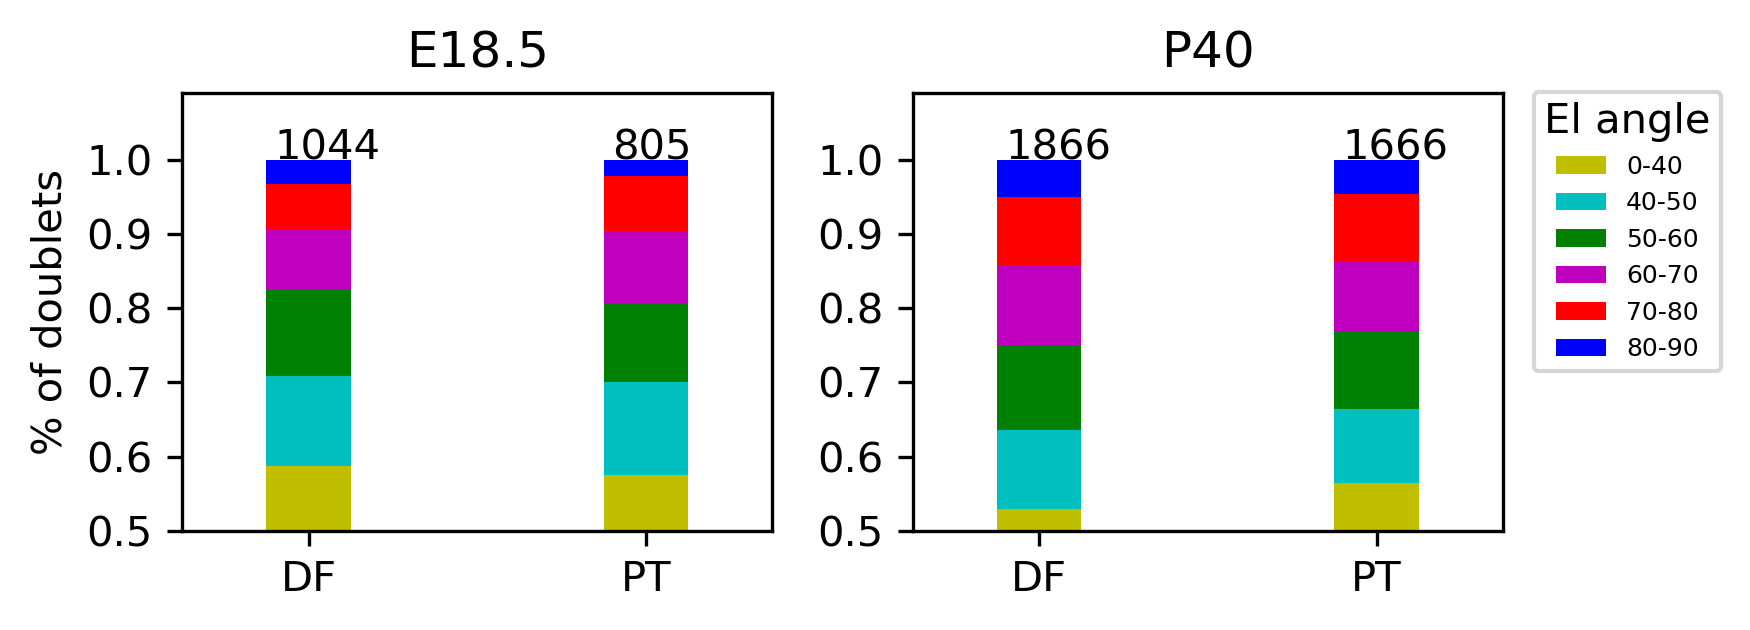

The script that saved this image:

import pandas as pd
import matplotlib.pyplot as plt
import numpy as np
import scipy.stats as stats
from scipy.optimize import curve_fit
from scipy.stats import genextreme as gev



def find_cluster_column_index(clusize,el_fraction):

	X=np.unique(clusize)	
	Y=[]
	Z=[]
	Z0=[]
	for i in range(len(X)):
		temp=[]
		for j in range(len(clusize)):
			if clusize[j]==X[i]:
				temp.append(el_fraction[j])
		a=np.mean(temp)
		b=np.mean(temp,axis=0)
		#print(a,b)		
		Y.append(np.mean(temp,axis=0))
		Z.append(np.std(temp,axis=0))
		Z0.append(0)
	stds=[Z0,Z]
	Y=np.array(Y)

	index1=[]
	index2=[]
	index3=[]
	index4=[]
	index5=[]
	index6=[]
	for i in range(len(X)):
		if X[i]<=5:
			index1.append(i)
		if (X[i]>5)&(X[i]<=10):
			index2.append(i)
		if (X[i]>10)&(X[i]<=20):
			index3.append(i)
		if (X[i]>20)&(X[i]<=50):
			index4.append(i)
		if (X[i]>50)&(X[i]<=100):	
			index5.append(i)
		if X[i]>100:
			index6.append(i)	
			
	a1=np.mean(Y[index1],axis=0)
	a2=np.mean(Y[index2],axis=0)
	a3=np.mean(Y[index3],axis=0)
	a4=np.mean(Y[index4],axis=0)
	a5=np.mean(Y[index5],axis=0)
	
	a6=np.mean(Y,axis=0)
	YY=np.array([a6])	
	return YY,Y,Z	


def plot_everything(datapath,PD_PC1_file):

	PD_PC1={} 
	#0 means clusters and 90 means columns 
	
	for fi in range(len(PD_PC1_file)):
		fname=datapath+PD_PC1_file[fi]
		data=pd.read_csv(fname,sep=',',header=None)
		data=data.to_numpy()
		for i in range(data.shape[0]):
			#0 column is PD-PC1, 1 column is clone, 2nd column is section 
			name=str(fi+1)+'#'+str(i+1)  
			PD_PC1[name]=data[i,0]
		#print(data.shape,len(PD_PC1))
		

	data=pd.read_csv(datapath+'spherical_coordinate.txt',sep='\t',header=None)
	#data=pd.read_csv('Embryo/spherical_coordinate12.txt',sep='\t',header=None)

	data=data.to_numpy()
	#print(data.shape)

	factor=180/np.pi
	EL=data[:,2]*factor
	
	count=0
	total=0
	d={}

	clusize1=[]
	el_fraction1=[]
	clusize2=[]
	el_fraction2=[]
	
	
	newid=np.zeros((len(data)),dtype=object)
	for i in range(len(data)):
		newid[i]=str(int(data[i,0]))+'-'+str(data[i,4])[0]
	
	
	#cid=np.unique(data[:,0])
	cid=np.unique(newid)
	print('ankur',len(cid))
	
	bininterval=[0,40,50,60,70,80,92]
	
	for k in range(len(cid)):
		index=np.where(newid==cid[k])
		#print(index[0])
		myEL=abs(EL[index[0]])
		mydata=data[index[0]]
	
		temptotal=0
		tempcount=np.zeros(len(bininterval)-1)
		dnoc={}
		for i in range(len(myEL)):
			name=str(mydata[i,4])+'#'+str(mydata[i,5])
			tname=str(mydata[i,4])[0]+'#'+str(int(mydata[i,0]))
			value=PD_PC1[tname]
			if name not in d:
					d[name]=1
					total+=1
					temptotal+=1
					for j in range(1,len(bininterval)):
						if (myEL[i]>=bininterval[j-1])&(myEL[i]<bininterval[j]) :
							count+=1
							tempcount[j-1]+=1
					
			dnoc[mydata[i,4]]=1
			dnoc[mydata[i,5]]=1


		if (value>=0)&(value<91):
			el_fraction1.append(tempcount/temptotal)
			clusize1.append(len(dnoc))	
		else:
			el_fraction2.append(tempcount/temptotal)
			clusize2.append(len(dnoc))		
							
				 		
						
	print('ful',total,count)	
	#print(clusize)
	el_fraction1=np.array(el_fraction1)
	#print(el_fraction1.shape)	

	#print(t.shape)
	
	el_fraction2=np.array(el_fraction2)
	#print(el_fraction1.shape)	

	
	YY,Y,Z=find_cluster_column_index(clusize1,el_fraction1)
	#YY2,Y,Z=find_cluster_column_index(clusize2,el_fraction2)
	#YY2=np.mean(el_fraction2,axis=0)
	YY=np.mean(el_fraction1,axis=0)

	#print('3',YY.shape,datapath,'column')
	
	return YY,el_fraction1
	
	
def GPplot(YY,YY2,el_fraction1,el_fraction2,ax,legendlabel):
	
	XX=['<=5','6-10','11-20','21-50','51-100','>100']
	XX=['DF','PT']
	
	YY=np.array([YY,YY2])
	#print('3',YY.shape,datapath,'cluster')	
	for i in range(len(YY)):
		s=''
		for j in range(len(YY[0])):
			s+='\t'+str(YY[i][j])
		print(s)

	
	ratio={'0-40':YY[:,0],'40-50':YY[:,1],'50-60':YY[:,2],'60-70':YY[:,3],'70-80':YY[:,4],'80-90':YY[:,5]}
	print('\nn\n\n',legendlabel,ratio)
	df1=pd.DataFrame(ratio,index=XX)
	my_colors=['y','c','g','m','r','b']
	df1.plot(ax=ax,kind='bar',stacked=True,width= 0.25,color=my_colors,alpha=1,rot=0)
	ax.text(0-0.1,1.0,str(len(el_fraction1)))
	ax.text(1-0.1,1.0,str(len(el_fraction2)))
	ax.set_yticks([0,0.1,0.2,0.3,0.4,0.50,0.60,0.70,0.80,0.90,1.0])	
	ax.set_title(legendlabel)	
	


def main():
	datapath1='plothist_embryo/DF/'
	datapath2='plothist_postnatal/DF/'
	datapath3='plothist_embryo/PT/'
	datapath4='plothist_postnatal/PT/'
	
	d1=['1_S153_m7_distalfemur.dat','2_S154_m3_distalfemur.dat','3_S154_m4_distalfemur.dat']
	d2=['1_S151_m2_distalfemur.dat', '2_S152_m3_distalfemur.dat',  '3_S152_m4_distalfemur.dat']  
	d3=['1_S153_m7_proximaltibia.dat','2_S154_m3_proximaltibia.dat','3_S154_m4_proximaltibia.dat']
	d4=['1_S151_m2_proximaltibia.dat','2_S152_m3_proximaltibia.dat', '3_S152_m4_proximaltibia.dat' ]



	fig,ax=plt.subplots(1,2,figsize=(6,2.2))
	

	a1,el_fraction1=plot_everything(datapath1,d1)
	a2,el_fraction2=plot_everything(datapath3,d3)
	
	GPplot(a1,a2,el_fraction1,el_fraction2,ax[0], 'E18.5')
	
	
	a1,el_fraction1=plot_everything(datapath2,d2)
	a2,el_fraction2=plot_everything(datapath4,d4)
	
	GPplot(a1,a2,el_fraction1,el_fraction2,ax[1], 'P40')
	
	#ax[0,0].legend(prop={'size': 7},loc='upper right')
	ax[0].legend().set_visible(False)
	ax[1].legend(title="El angle",prop={'size': 6},loc='upper right',bbox_to_anchor=(1.39,1.03))
	#ax[1,0].legend(prop={'size': 7},loc='upper right')
	#ax[1,0].legend().set_visible(False)

	#ax[1,1].legend(title="El angle",prop={'size': 6},loc='upper right',bbox_to_anchor=(1.39,1.03))
	#ax[1,0].set_xlabel('cluster size (# of cells)')
	#ax[1,1].set_xlabel('cluster size (# of cells)')
	ax[0].set_ylabel('% of doublets')
	#ax[1,0].set_ylabel('% of doublets')
	


	
	#ax[1,0].legend(loc='lower left',fontsize=8, bbox_to_anchor=(0.7,1))
	
	
	ax[0].set_ylim([0.5,1.09])
	ax[1].set_ylim([0.5,1.09])
	#ax[1,0].set_ylim([0.5,1.09])
	#ax[1,1].set_ylim([0.5,1.09])
	

	fig.tight_layout()
	fig.savefig('EL_for_E18_P40_GP.png',bbox_inches='tight',dpi=300)
	#fig.savefig('EL_for_E18_P40.svg',format='svg',bbox_inches='tight',dpi=1200)
	fig.clf()
	
main()


'''
import numpy as np
from matplotlib import pyplot

means   = [26.82,26.4,61.17,61.55]           # Mean Data 
stds    = [(0,0,0,0), [4.59,4.39,4.37,4.38]] # Standard deviation Data
peakval = ['26.82','26.4','61.17','61.55']   # String array of means

ind = np.arange(len(means))
width = 0.35
colours = ['red','blue','green','yellow']

pyplot.figure()
pyplot.title('Average Age')
pyplot.bar(ind, means, width, color=colours, align='center', yerr=stds, ecolor='k')
pyplot.ylabel('Age (years)')
pyplot.xticks(ind,('Young Male','Young Female','Elderly Male','Elderly Female'))

def autolabel(bars,peakval):
    for ii,bar in enumerate(bars):
        height = bars[ii]
        pyplot.text(ind[ii], height-5, '%s'% (peakval[ii]), ha='center', va='bottom')
#autolabel(means,peakval) 
pyplot.show()	
'''
